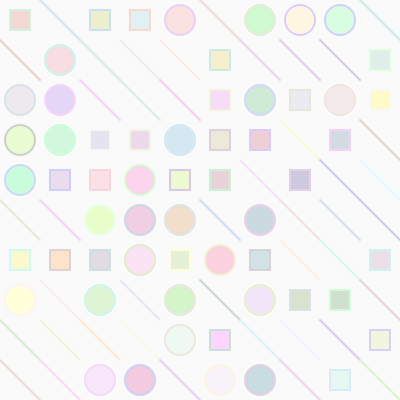
Frame 1 (no input)
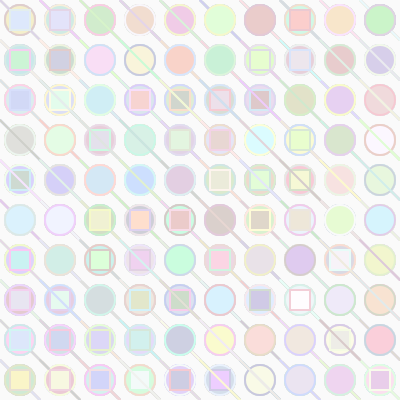
Frame 60 (no input)
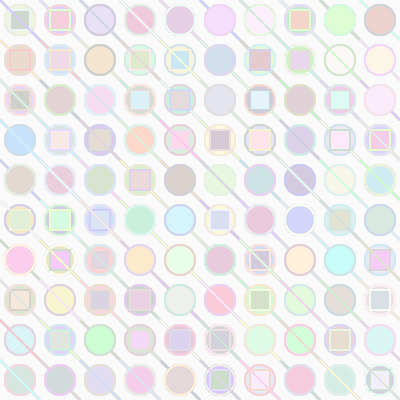
Frame 120 (the mouse pressed at the canvas centre since frame 60)

The p5.js sketch that drew these frames (run headless with seeded random() and noise() and a simulated clock; from frame 60 on, the mouse is pressed at the canvas centre):

// p5.js sketch
// ── sketch.js
function setup() {
  createCanvas(400, 400);
  background(250);
  //noLoop(); // draw only once
}

function draw() {
  // Iterate over rows
  for (let y = 0; y < height; y += 40) {
    // Iterate over columns
    for (let x = 0; x < width; x += 40) {
      // Randomly choose between lines, circles, or squares
      let choice = floor(random(3));
      if (choice === 0) {
        drawLines(x, y); // lines
      } else if (choice === 1) {
        drawCircles(x, y); // circles
      } else {
        drawSquares(x, y, x, y); // squares
      }
    }
  }
}

// Draw lines
function drawLines(x, y) {
  strokeWeight(2);
  stroke(random(200, 255), random(200, 255), random(200, 255)); // Random pastel color
  line(x, y, x + 40, y + 40); // diagonal line
}

// Draw circles
function drawCircles(x, y) {
  strokeWeight(2);
  stroke(random(200, 255), random(200, 255), random(200, 255)); // Random pastel color
  fill(random(200, 255), random(200, 255), random(200, 255)); // Random pastel color
  ellipse(x + 20, y + 20, 30, 30); 
}

// Draw squares
function drawSquares(x, y) {
  strokeWeight(2);
  stroke(random(200, 255), random(200, 255), random(200, 255)); // Random pastel color
  fill(random(200, 255), random(200, 255), random(200, 255)); // Random pastel color
  rect(x + 10, y + 10, 20, 20); 
}
